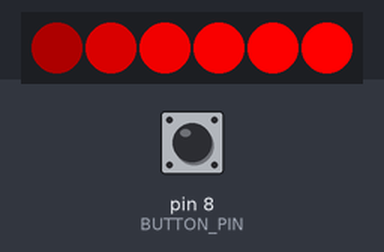
The sketch below on a simulated Arduino Uno, built with avr-gcc and run on an emulated ATmega328P. Parts: 6 RGB LEDs in strip order, left to right. The inputs (shaded band) are chosen by the test bench; at power-on: pin 8 (BUTTON_PIN) HIGH. Random numbers use the default seed unless the sketch sets one.

Above: at 1.25 s.
1.3 s: pin 8 (BUTTON_PIN) pulled LOW for 0.15 s
At 2.5 s:
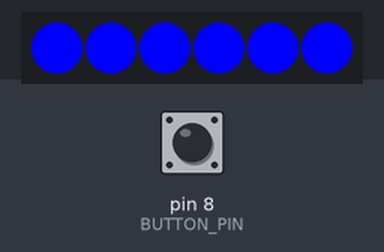
2.9 s: pin 8 (BUTTON_PIN) pulled LOW for 1 s
At 4.3 s:
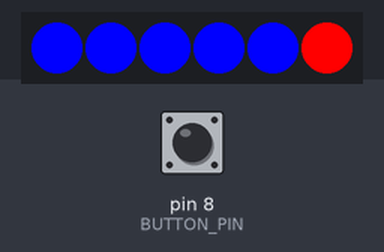
4.5 s: pin 8 (BUTTON_PIN) pulled LOW for 3.2 s
At 5.67 s:
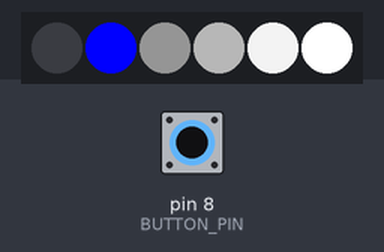
8.3 s: pin 8 (BUTTON_PIN) pulled LOW for 0.15 s
At 9.5 s:
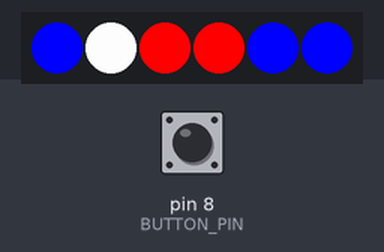
12.0 s: pin 8 (BUTTON_PIN) pulled LOW for 3.2 s
At 13.17 s:
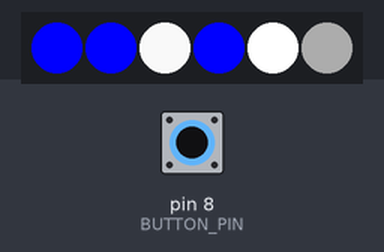
15.8 s: pin 8 (BUTTON_PIN) pulled LOW for 0.15 s
At 17.63 s:
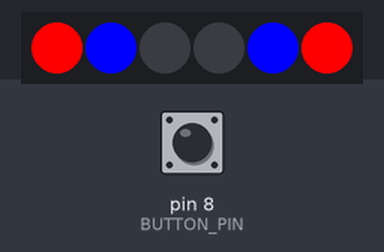
Timing chart, 0 to 21.7 s (numbered marks = the images above; inputs shaded):
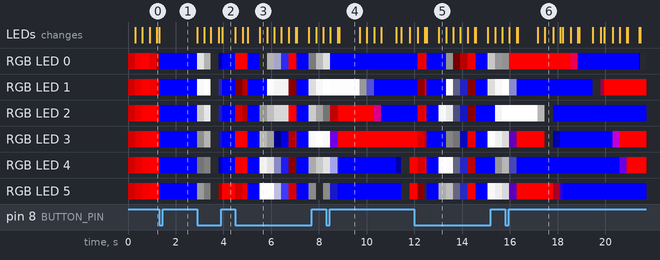

Measured:
- what the display in image 4 shows lasts 0.8 s, from 8.9 s to 9.7 s

The sketch:

red_blue_fading.ino
```cpp
#include <Adafruit_NeoPixel.h>

#define BUTTON_PIN 8
#define NUM_PIXELS 6
#define PIXEL_PIN 2

Adafruit_NeoPixel pixels(NUM_PIXELS, PIXEL_PIN, NEO_GRB + NEO_KHZ800);

int mode = 0;
unsigned long lastButtonPress = 0;
unsigned long lastModeChange = 0;
unsigned long lastTwinkle = 0;
unsigned long twinkleDelay = 1000; // set the delay between twinkle effects in milliseconds
unsigned long lastBreathing[NUM_PIXELS]; // create an array of last breathing times, one for each LED
const unsigned long breathingDelay = 150;
unsigned long breathingDelays[NUM_PIXELS]; // create an array of breathing delays, one for each LED
uint32_t fadeStartColors[NUM_PIXELS];
uint32_t fadeEndColors[NUM_PIXELS];
unsigned long fadeStartTimes[NUM_PIXELS];
unsigned long fadeDuration = 500;

uint32_t mixColors(uint32_t col1, uint32_t col2, float factor) {
  float red = ((col1 >> 16) & 0xFF) * (1 - factor) + ((col2 >> 16) & 0xFF) * factor;
  float green = ((col1 >> 8) & 0xFF) * (1 - factor) + ((col2 >> 8) & 0xFF) * factor;
  float blue = (col1 & 0xFF) * (1 - factor) + (col2 & 0xFF) * factor;
  return pixels.Color(red, green, blue);
}

uint32_t lerpColor(uint32_t color1, uint32_t color2, float t) {
  uint8_t r1 = (color1 >> 16) & 0xFF;
  uint8_t g1 = (color1 >> 8) & 0xFF;
  uint8_t b1 = color1 & 0xFF;

  uint8_t r2 = (color2 >> 16) & 0xFF;
  uint8_t g2 = (color2 >> 8) & 0xFF;
  uint8_t b2 = color2 & 0xFF;

  uint8_t r = r1 + (r2 - r1) * t;
  uint8_t g = g1 + (g2 - g1) * t;
  uint8_t b = b1 + (b2 - b1) * t;

  return ((uint32_t)r << 16) | ((uint32_t)g << 8) | b;
}

uint32_t scaleColor(uint32_t color, float scale) {
  uint8_t r = (color >> 16) & 0xFF;
  uint8_t g = (color >> 8) & 0xFF;
  uint8_t b = color & 0xFF;

  r = r * scale;
  g = g * scale;
  b = b * scale;

  return ((uint32_t)r << 16) | ((uint32_t)g << 8) | b;
}

void setup() {
  pixels.begin();
  pinMode(BUTTON_PIN, INPUT_PULLUP);
   for (int i = 0; i < NUM_PIXELS; i++) {
    lastBreathing[i] = millis() + random(0, 500); // set a random initial breathing time for each LED
  }
}

void loop() {
  if (millis() - lastButtonPress > 50) { // debounce button
    if (digitalRead(BUTTON_PIN) == LOW) {
      if (millis() - lastModeChange > 500) { // check if enough time has passed since the last mode change
        mode = (mode + 1) % 4;
        if (mode == 4) { // loop back to first mode from fourth mode
          mode = 0;
        }
        lastModeChange = millis();
      }
      lastButtonPress = millis();
    }
  }

  switch (mode) {
    case 0:
      // Red mode
      for (int i = 0; i < NUM_PIXELS; i++) {
        if (millis() - lastBreathing[i] > breathingDelay) {
          int brightness = (int)(128 + 128 * sin(2 * PI * millis() / (2000.0 + 500 * i))); // calculate the brightness based on a sine wave and the LED index
          pixels.setPixelColor(i, pixels.Color(brightness, 0, 0)); // set the pixel color to white with the calculated brightness
          lastBreathing[i] = millis() + random(0, 500); // set a new random breathing time for this LED
        }
      }
      pixels.show();
      break;

    case 1:
      // Blue mode
      pixels.fill(pixels.Color(0, 0, 255), 0, NUM_PIXELS);
      pixels.show();
      break;

    case 2:
      // Breathing effect on white
      for (int i = 0; i < NUM_PIXELS; i++) {
        if (millis() - lastBreathing[i] > breathingDelay) {
          int brightness = (int)(128 + 128 * sin(2 * PI * millis() / (2000.0 + 500 * i))); // calculate the brightness based on a sine wave and the LED index
          pixels.setPixelColor(i, pixels.Color(brightness, brightness, brightness)); // set the pixel color to white with the calculated brightness
          lastBreathing[i] = millis() + random(0, 500); // set a new random breathing time for this LED
        }
      }
      pixels.show();
      break;

    case 3:
  // Red and blue mode with random twinkling and breathing
  for (int i = 0; i < NUM_PIXELS; i++) {
    unsigned long now = millis();
    if (now - lastBreathing[i] > breathingDelays[i]) {
      // Determine if the LED should twinkle to the other color
      bool twinkle = random(0, 100) < 5; // 5% chance to twinkle

      if (twinkle) {
        // Get the current color of the LED
        uint32_t currentColor = pixels.getPixelColor(i);

        // Determine the target color based on the current color
        uint32_t targetColor = ((currentColor >> 16) & 0xFF) > 0 ? pixels.Color(0, 0, 255) : pixels.Color(255, 0, 0);

        // Initialize the fade variables
        fadeStartTimes[i] = now;
        fadeStartColors[i] = currentColor;
        fadeEndColors[i] = targetColor;

        // Set a new random breathing time for this LED
        breathingDelays[i] = random(1000, 5000); // random hold time between 1 and 5 seconds
        lastBreathing[i] = now;
      }
    }

    // Apply the fade and breathing effect
    if (fadeStartTimes[i] > 0) {
      float fadeProgress = float(now - fadeStartTimes[i]) / float(fadeDuration);
      if (fadeProgress < 1.0) {
        uint32_t newColor = lerpColor(fadeStartColors[i], fadeEndColors[i], fadeProgress);
        float brightnessScale = 0.5 + 0.5 * sin(2 * PI * now / 2000.0);
        pixels.setPixelColor(i, scaleColor(newColor, brightnessScale));
      } else {
        fadeStartTimes[i] = 0;
        pixels.setPixelColor(i, fadeEndColors[i]);
      }
    }
  }
  pixels.show();
  break;

    default:
      // Invalid mode, do nothing
      break;
  }
}
```
